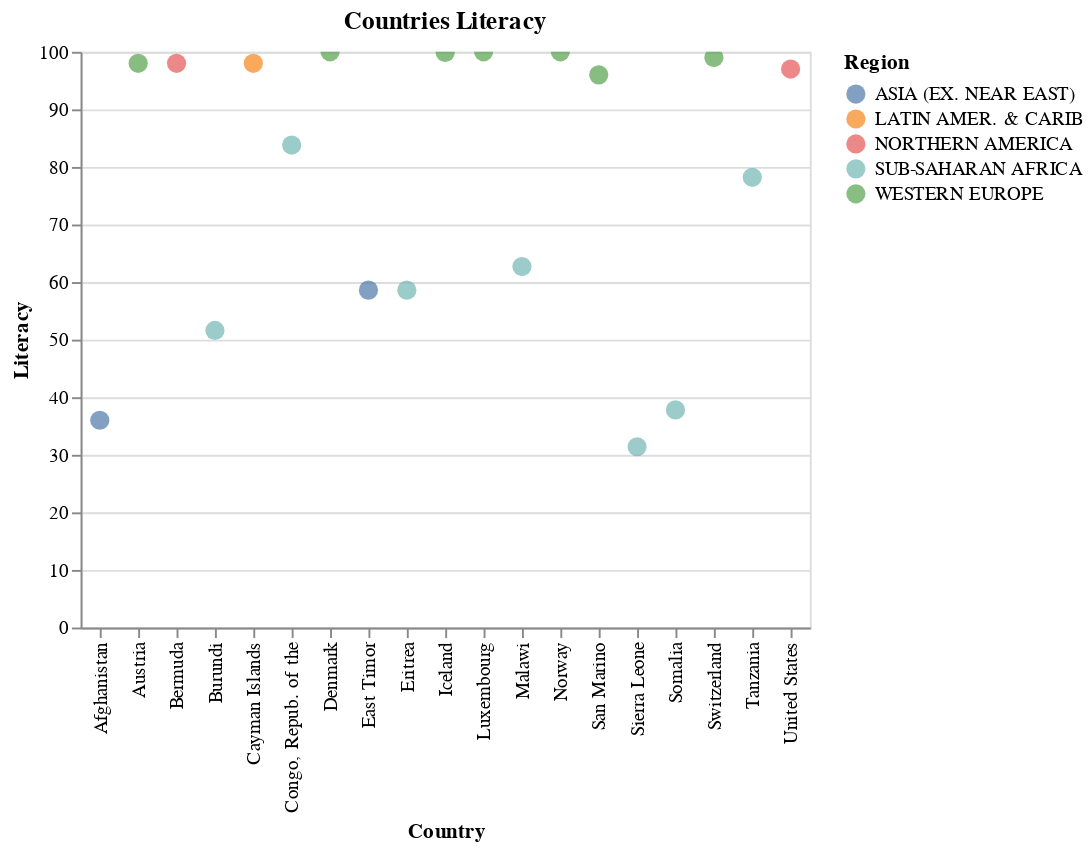

Write notebook code for a chart like this one.
### Code cell
alt.Chart(gdp_data).mark_circle(size=100).encode(
    x="Country", 
    y="Literacy:Q", 
    color="Region", 
    tooltip="GDP").interactive().properties(title='Countries Literacy')

### Figure 1 — Vega-Lite specification as saved in the notebook (floating-point values rounded to 4 significant figures)
{"config": {"view": {"continuousWidth": 400, "continuousHeight": 300}}, "data": {"name": "data-b5dbb04f4578e588524ad985e1b26fb0"}, "mark": {"type": "circle", "size": 100}, "encoding": {"color": {"type": "nominal", "field": "Region"}, "tooltip": {"type": "quantitative", "field": "GDP"}, "x": {"type": "nominal", "field": "Country"}, "y": {"type": "quantitative", "field": "Literacy"}}, "selection": {"selector030": {"type": "interval", "bind": "scales", "encodings": ["x", "y"]}}, "title": "Countries Literacy", "$schema": "https://vega.github.io/schema/vega-lite/v4.8.1.json", "datasets": {"data-b5dbb04f4578e588524ad985e1b26fb0": [{"Country": "Luxembourg ", "Region": "WESTERN EUROPE                     ", "Population": 474413, "Area_sq_mi": 2586, "Density": "183,5", "Coastline (coast/area ratio)": "0,00", "Net migration": "8,97", "Infant_Mortality_per_1000": "4,81", "GDP": 55100.0, "Literacy": 100.0, "Phones_per_1000": "515,4", "Arable (%)": "23,28", "Crops (%)": "0,4", "Other (%)": "76,32", "Climate": null, "Birthrate": "11.94", "Deathrate": "8.41", "Agriculture": "0,01", "Industry": "0,13", "Service": "0,86", "Climate_desc": "Unknown", "Population_normalized": 0.00159}, {"Country": "Norway ", "Region": "WESTERN EUROPE                     ", "Population": 4610820, "Area_sq_mi": 323802, "Density": "14,2", "Coastline (coast/area ratio)": "7,77", "Net migration": "1,74", "Infant_Mortality_per_1000": "3,7", "GDP": 37800.0, "Literacy": 100.0, "Phones_per_1000": "461,7", "Arable (%)": "2,87", "Crops (%)": "0", "Other (%)": "97,13", "Climate": "3", "Birthrate": "11.46", "Deathrate": "9.4", "Agriculture": "0,021", "Industry": "0,415", "Service": "0,564", "Climate_desc": "Humid", "Population_normalized": 0.01545}, {"Country": "United States ", "Region": "NORTHERN AMERICA                   ", "Population": 298444215, "Area_sq_mi": 9631420, "Density": "31,0", "Coastline (coast/area ratio)": "0,21", "Net migration": "3,41", "Infant_Mortality_per_1000": "6,5", "GDP": 37800.0, "Literacy": 97.0, "Phones_per_1000": "898,0", "Arable (%)": "19,13", "Crops (%)": "0,22", "Other (%)": "80,65", "Climate": "3", "Birthrate": "14.14", "Deathrate": "8.26", "Agriculture": "0,01", "Industry": "0,204", "Service": "0,787", "Climate_desc": "Humid", "Population_normalized": 1.0}, {"Country": "Bermuda ", "Region": "NORTHERN AMERICA                   ", "Population": 65773, "Area_sq_mi": 53, "Density": "1241,0", "Coastline (coast/area ratio)": "194,34", "Net migration": "2,49", "Infant_Mortality_per_1000": "8,53", "GDP": 36000.0, "Literacy": 98.0, "Phones_per_1000": "851,4", "Arable (%)": "20", "Crops (%)": "0", "Other (%)": "80", "Climate": "2", "Birthrate": "11.4", "Deathrate": "7.74", "Agriculture": "0,01", "Industry": "0,1", "Service": "0,89", "Climate_desc": "Wet tropical", "Population_normalized": 0.0002204}, {"Country": "Cayman Islands ", "Region": "LATIN AMER. & CARIB    ", "Population": 45436, "Area_sq_mi": 262, "Density": "173,4", "Coastline (coast/area ratio)": "61,07", "Net migration": "18,75", "Infant_Mortality_per_1000": "8,19", "GDP": 35000.0, "Literacy": 98.0, "Phones_per_1000": "836,3", "Arable (%)": "3,85", "Crops (%)": "0", "Other (%)": "96,15", "Climate": "2", "Birthrate": "12.74", "Deathrate": "4.89", "Agriculture": "0,014", "Industry": "0,032", "Service": "0,954", "Climate_desc": "Wet tropical", "Population_normalized": 0.0001522}, {"Country": "San Marino ", "Region": "WESTERN EUROPE                     ", "Population": 29251, "Area_sq_mi": 61, "Density": "479,5", "Coastline (coast/area ratio)": "0,00", "Net migration": "10,98", "Infant_Mortality_per_1000": "5,73", "GDP": 34600.0, "Literacy": 96.0, "Phones_per_1000": "704,3", "Arable (%)": "16,67", "Crops (%)": "0", "Other (%)": "83,33", "Climate": null, "Birthrate": "10.02", "Deathrate": "8.17", "Agriculture": null, "Industry": null, "Service": null, "Climate_desc": "Unknown", "Population_normalized": 9.801e-05}, {"Country": "Switzerland ", "Region": "WESTERN EUROPE                     ", "Population": 7523934, "Area_sq_mi": 41290, "Density": "182,2", "Coastline (coast/area ratio)": "0,00", "Net migration": "4,05", "Infant_Mortality_per_1000": "4,39", "GDP": 32700.0, "Literacy": 99.0, "Phones_per_1000": "680,9", "Arable (%)": "10,42", "Crops (%)": "0,61", "Other (%)": "88,97", "Climate": "3", "Birthrate": "9.71", "Deathrate": "8.49", "Agriculture": "0,015", "Industry": "0,34", "Service": "0,645", "Climate_desc": "Humid", "Population_normalized": 0.02521}, {"Country": "Denmark ", "Region": "WESTERN EUROPE                     ", "Population": 5450661, "Area_sq_mi": 43094, "Density": "126,5", "Coastline (coast/area ratio)": "16,97", "Net migration": "2,48", "Infant_Mortality_per_1000": "4,56", "GDP": 31100.0, "Literacy": 100.0, "Phones_per_1000": "614,6", "Arable (%)": "54,02", "Crops (%)": "0,19", "Other (%)": "45,79", "Climate": "3", "Birthrate": "11.13", "Deathrate": "10.36", "Agriculture": "0,018", "Industry": "0,246", "Service": "0,735", "Climate_desc": "Humid", "Population_normalized": 0.01826}, {"Country": "Iceland ", "Region": "WESTERN EUROPE                     ", "Population": 299388, "Area_sq_mi": 103000, "Density": "2,9", "Coastline (coast/area ratio)": "4,83", "Net migration": "2,38", "Infant_Mortality_per_1000": "3,31", "GDP": 30900.0, "Literacy": 99.9, "Phones_per_1000": "647,7", "Arable (%)": "0,07", "Crops (%)": "0", "Other (%)": "99,93", "Climate": "3", "Birthrate": "13.64", "Deathrate": "6.72", "Agriculture": "0,086", "Industry": "0,15", "Service": "0,765", "Climate_desc": "Humid", "Population_normalized": 0.001003}, {"Country": "Austria ", "Region": "WESTERN EUROPE                     ", "Population": 8192880, "Area_sq_mi": 83870, "Density": "97,7", "Coastline (coast/area ratio)": "0,00", "Net migration": "2", "Infant_Mortality_per_1000": "4,66", "GDP": 30000.0, "Literacy": 98.0, "Phones_per_1000": "452,2", "Arable (%)": "16,91", "Crops (%)": "0,86", "Other (%)": "82,23", "Climate": "3", "Birthrate": "8.74", "Deathrate": "9.76", "Agriculture": "0,018", "Industry": "0,304", "Service": "0,678", "Climate_desc": "Humid", "Population_normalized": 0.02745}, {"Country": "East Timor ", "Region": "ASIA (EX. NEAR EAST)         ", "Population": 1062777, "Area_sq_mi": 15007, "Density": "70,8", "Coastline (coast/area ratio)": "4,70", "Net migration": "0", "Infant_Mortality_per_1000": "47,41", "GDP": 500.0, "Literacy": 58.6, "Phones_per_1000": null, "Arable (%)": "4,71", "Crops (%)": "0,67", "Other (%)": "94,62", "Climate": "2", "Birthrate": "26.99", "Deathrate": "6.24", "Agriculture": "0,085", "Industry": "0,231", "Service": "0,684", "Climate_desc": "Wet tropical", "Population_normalized": 0.003561}, {"Country": "Somalia ", "Region": "SUB-SAHARAN AFRICA                 ", "Population": 8863338, "Area_sq_mi": 637657, "Density": "13,9", "Coastline (coast/area ratio)": "0,47", "Net migration": "5,37", "Infant_Mortality_per_1000": "116,7", "GDP": 500.0, "Literacy": 37.8, "Phones_per_1000": "11,3", "Arable (%)": "1,67", "Crops (%)": "0,04", "Other (%)": "98,29", "Climate": "1", "Birthrate": "45.13", "Deathrate": "16.63", "Agriculture": "0,65", "Industry": "0,1", "Service": "0,25", "Climate_desc": "Dry tropical", "Population_normalized": 0.0297}, {"Country": "Sierra Leone ", "Region": "SUB-SAHARAN AFRICA                 ", "Population": 6005250, "Area_sq_mi": 71740, "Density": "83,7", "Coastline (coast/area ratio)": "0,56", "Net migration": "0", "Infant_Mortality_per_1000": "143,64", "GDP": 500.0, "Literacy": 31.4, "Phones_per_1000": "4,0", "Arable (%)": "6,98", "Crops (%)": "0,89", "Other (%)": "92,13", "Climate": "2", "Birthrate": "45.76", "Deathrate": "23.03", "Agriculture": "0,49", "Industry": "0,31", "Service": "0,21", "Climate_desc": "Wet tropical", "Population_normalized": 0.02012}, {"Country": "Burundi ", "Region": "SUB-SAHARAN AFRICA                 ", "Population": 8090068, "Area_sq_mi": 27830, "Density": "290,7", "Coastline (coast/area ratio)": "0,00", "Net migration": "-0,06", "Infant_Mortality_per_1000": "69,29", "GDP": 600.0, "Literacy": 51.6, "Phones_per_1000": "3,4", "Arable (%)": "35,05", "Crops (%)": "14,02", "Other (%)": "50,93", "Climate": "2", "Birthrate": "42.22", "Deathrate": "13.46", "Agriculture": "0,463", "Industry": "0,203", "Service": "0,334", "Climate_desc": "Wet tropical", "Population_normalized": 0.02711}, {"Country": "Tanzania ", "Region": "SUB-SAHARAN AFRICA                 ", "Population": 37445392, "Area_sq_mi": 945087, "Density": "39,6", "Coastline (coast/area ratio)": "0,15", "Net migration": "-2,06", "Infant_Mortality_per_1000": "98,54", "GDP": 600.0, "Literacy": 78.2, "Phones_per_1000": "4,0", "Arable (%)": "4,52", "Crops (%)": "1,08", "Other (%)": "94,4", "Climate": null, "Birthrate": "37.71", "Deathrate": "16.39", "Agriculture": "0,432", "Industry": "0,172", "Service": "0,396", "Climate_desc": "Unknown", "Population_normalized": 0.1255}, {"Country": "Gaza Strip ", "Region": "NEAR EAST                          ", "Population": 1428757, "Area_sq_mi": 360, "Density": "3968,8", "Coastline (coast/area ratio)": "11,11", "Net migration": "1,6", "Infant_Mortality_per_1000": "22,93", "GDP": 600.0, "Literacy": null, "Phones_per_1000": "244,3", "Arable (%)": "28,95", "Crops (%)": "21,05", "Other (%)": "50", "Climate": "3", "Birthrate": "39.45", "Deathrate": "3.8", "Agriculture": "0,03", "Industry": "0,283", "Service": "0,687", "Climate_desc": "Humid", "Population_normalized": 0.004787}, {"Country": "Malawi ", "Region": "SUB-SAHARAN AFRICA                 ", "Population": 13013926, "Area_sq_mi": 118480, "Density": "109,8", "Coastline (coast/area ratio)": "0,00", "Net migration": "0", "Infant_Mortality_per_1000": "103,32", "GDP": 600.0, "Literacy": 62.7, "Phones_per_1000": "7,9", "Arable (%)": "23,38", "Crops (%)": "1,49", "Other (%)": "75,13", "Climate": "2", "Birthrate": "43.13", "Deathrate": "19.33", "Agriculture": "0,342", "Industry": "0,158", "Service": "0,499", "Climate_desc": "Wet tropical", "Population_normalized": 0.04361}, {"Country": "Afghanistan ", "Region": "ASIA (EX. NEAR EAST)         ", "Population": 31056997, "Area_sq_mi": 647500, "Density": "48,0", "Coastline (coast/area ratio)": "0,00", "Net migration": "23,06", "Infant_Mortality_per_1000": "163,07", "GDP": 700.0, "Literacy": 36.0, "Phones_per_1000": "3,2", "Arable (%)": "12,13", "Crops (%)": "0,22", "Other (%)": "87,65", "Climate": "1", "Birthrate": "46.6", "Deathrate": "20.34", "Agriculture": "0,38", "Industry": "0,24", "Service": "0,38", "Climate_desc": "Dry tropical", "Population_normalized": 0.1041}, {"Country": "Congo, Repub. of the ", "Region": "SUB-SAHARAN AFRICA                 ", "Population": 3702314, "Area_sq_mi": 342000, "Density": "10,8", "Coastline (coast/area ratio)": "0,05", "Net migration": "-0,17", "Infant_Mortality_per_1000": "93,86", "GDP": 700.0, "Literacy": 83.8, "Phones_per_1000": "3,7", "Arable (%)": "0,51", "Crops (%)": "0,13", "Other (%)": "99,36", "Climate": "2", "Birthrate": "42.57", "Deathrate": "12.93", "Agriculture": "0,062", "Industry": "0,57", "Service": "0,369", "Climate_desc": "Wet tropical", "Population_normalized": 0.01241}, {"Country": "Eritrea ", "Region": "SUB-SAHARAN AFRICA                 ", "Population": 4786994, "Area_sq_mi": 121320, "Density": "39,5", "Coastline (coast/area ratio)": "1,84", "Net migration": "0", "Infant_Mortality_per_1000": "74,87", "GDP": 700.0, "Literacy": 58.6, "Phones_per_1000": "7,9", "Arable (%)": "4,95", "Crops (%)": "0,03", "Other (%)": "95,02", "Climate": "1,5", "Birthrate": "34.33", "Deathrate": "9.6", "Agriculture": "0,102", "Industry": "0,254", "Service": "0,643", "Climate_desc": "Unknown", "Population_normalized": 0.01604}]}}
